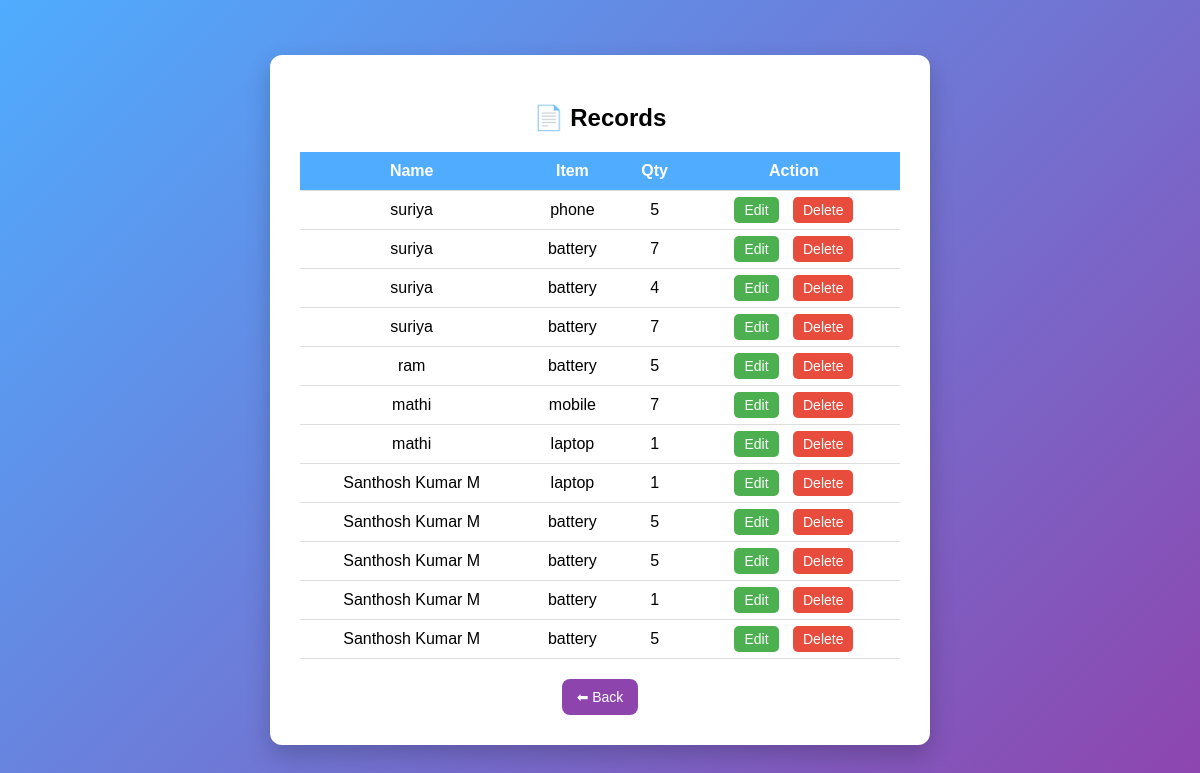
Page /records on the committed database.
### tables this page shows
CREATE TABLE waste(
        id INTEGER PRIMARY KEY AUTOINCREMENT,
        name TEXT,
        item TEXT,
        qty INTEGER
    );

### app.py (the view)
@app.route("/records")
def records():
    conn = get_db()
    cur = conn.cursor()
    cur.execute("SELECT * FROM waste")
    data = cur.fetchall()
    conn.close()
    return render_template("records.html", data=data)

### app.py (called while the page is built)
def get_db():
    return sqlite3.connect("database.db")

### templates/records.html (shortened to what this page needs)
<!DOCTYPE html>
<html>
<head>
</head>
<body>
<div class="container">
<h2>📄 Records</h2>
<table>
<tr>
<th>Name</th>
<th>Item</th>
<th>Qty</th>
<th>Action</th>
</tr>
{% for row in data %}
<tr>
<td>{{row[1]}}</td>
<td>{{row[2]}}</td>
<td>{{row[3]}}</td>
<td>
<a class="edit" href="/edit/{{row[0]}}">Edit</a>
<a class="delete" href="/delete/{{row[0]}}">Delete</a>
</td>
</tr>
{% endfor %}
</table>
<a class="back" href="/dashboard">⬅ Back</a>
</div>
</body>
</html>

### templates/records.html (style rules this page uses)
body { margin:0; font-family: Arial; background: linear-gradient(135deg, #4facfe, #8e44ad); display:flex; justify-content:center; align-items:center; height:100vh; }
.container { background:white; padding:30px; border-radius:12px; box-shadow:0 10px 25px rgba(0,0,0,0.2); text-align:center; width:600px; }
h2 { margin-bottom:20px; }
table { width:100%; border-collapse: collapse; }
th, td { padding:10px; border-bottom:1px solid #ddd; }
th { background:#4facfe; color:white; }
a { text-decoration:none; margin:0 5px; padding:5px 10px; border-radius:5px; font-size:14px; }
.edit { background:#4CAF50; color:white; }
.delete { background:#e74c3c; color:white; }
.back { display:inline-block; margin-top:20px; padding:10px 15px; background:#8e44ad; color:white; border-radius:8px; }

### rows in the picture
waste: name "suriya", item "phone", qty "5"
waste: name "suriya", item "battery", qty "7"
waste: name "suriya", item "battery", qty "4"
waste: name "suriya", item "battery", qty "7"
waste: name "ram", item "battery", qty "5"
waste: name "mathi", item "mobile", qty "7"
waste: name "mathi", item "laptop", qty "1"
waste: name "Santhosh Kumar M", item "laptop", qty "1"
waste: name "Santhosh Kumar M", item "battery", qty "5"
waste: name "Santhosh Kumar M", item "battery", qty "5"
waste: name "Santhosh Kumar M", item "battery", qty "1"
waste: name "Santhosh Kumar M", item "battery", qty "5"
